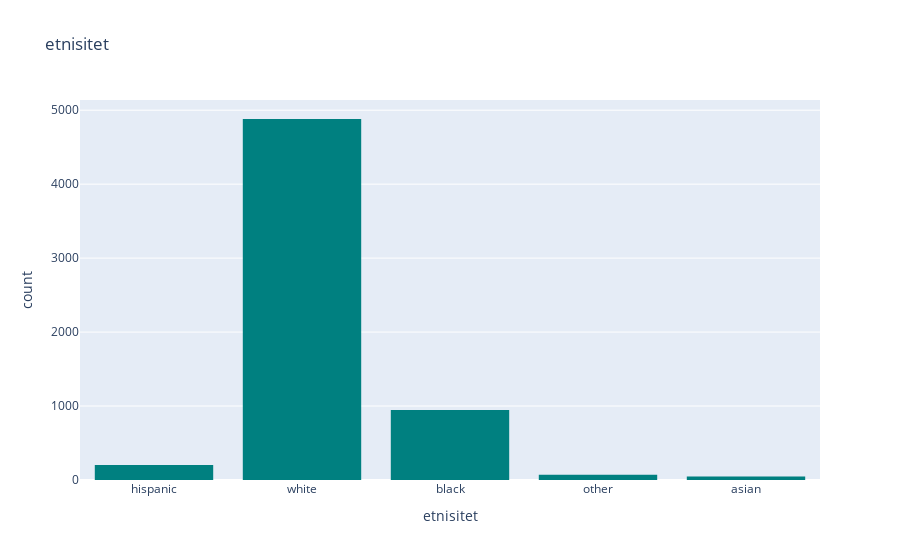
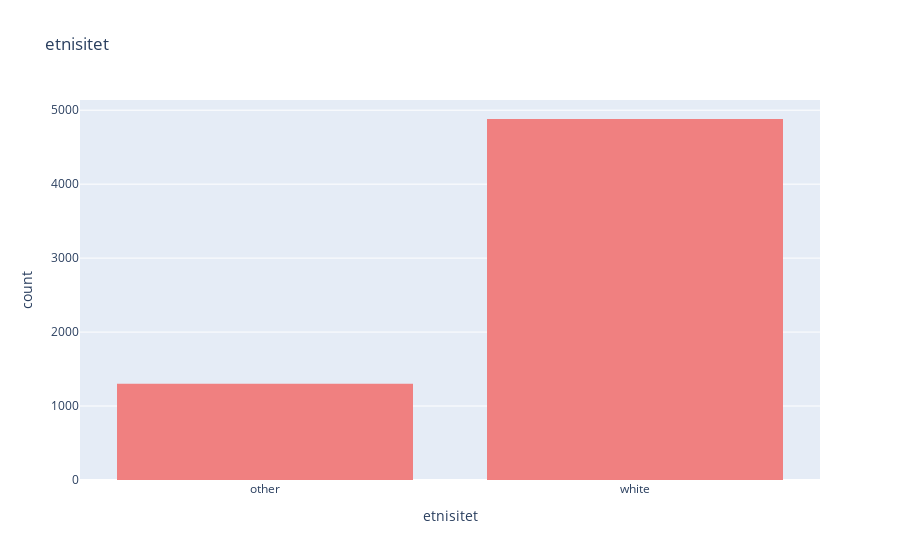

These figures' notebook cell, in order:
### Markdown cell above
Etnistet, gjør om manglende verdier til other og samler minoritetsgruppene til other for jevnere fordeling

### Code cell
histogram(X_train[["etnisitet"]])


X_train["etnisitet"] = X_train["etnisitet"].fillna("other")
X_val["etnisitet"] = X_val["etnisitet"].fillna("other")
X_test["etnisitet"] = X_test["etnisitet"].fillna("other")


X_train["etnisitet"] = X_train["etnisitet"].replace({"black": "other", "hispanic": "other", "asian": "other", "other": "other"})
X_test["etnisitet"] = X_test["etnisitet"].replace({"black": "other", "hispanic": "other", "asian": "other", "other": "other"})
X_val["etnisitet"] = X_val["etnisitet"].replace({"black": "other", "hispanic": "other", "asian": "other", "other": "other"})


histogram(X_train[["etnisitet"]], color="lightcoral")

### Figure 1 — Plotly figure (JSON) as saved in the notebook; plotly's stock layout.template omitted (floating-point values rounded to 4 significant figures; data arrays with more than 128 entries replaced by an {"elided": "..."} marker saying what was removed)
{"data": [{"bingroup": "x", "hovertemplate": "etnisitet=%{x}<br>count=%{y}<extra></extra>", "legendgroup": "", "marker": {"color": "teal", "pattern": {"shape": ""}}, "name": "", "orientation": "v", "showlegend": false, "type": "histogram", "x": {"elided": "6184 str values"}, "xaxis": "x", "yaxis": "y"}], "layout": {"barmode": "relative", "legend": {"tracegroupgap": 0}, "title": {"text": "etnisitet"}, "xaxis": {"anchor": "y", "domain": [0, 1], "title": {"text": "etnisitet"}}, "yaxis": {"anchor": "x", "domain": [0, 1], "title": {"text": "count"}}}}

### Figure 2 — Plotly figure (JSON) as saved in the notebook; plotly's stock layout.template omitted (floating-point values rounded to 4 significant figures; data arrays with more than 128 entries replaced by an {"elided": "..."} marker saying what was removed)
{"data": [{"bingroup": "x", "hovertemplate": "etnisitet=%{x}<br>count=%{y}<extra></extra>", "legendgroup": "", "marker": {"color": "lightcoral", "pattern": {"shape": ""}}, "name": "", "orientation": "v", "showlegend": false, "type": "histogram", "x": {"elided": "6184 str values"}, "xaxis": "x", "yaxis": "y"}], "layout": {"barmode": "relative", "legend": {"tracegroupgap": 0}, "title": {"text": "etnisitet"}, "xaxis": {"anchor": "y", "domain": [0, 1], "title": {"text": "etnisitet"}}, "yaxis": {"anchor": "x", "domain": [0, 1], "title": {"text": "count"}}}}
